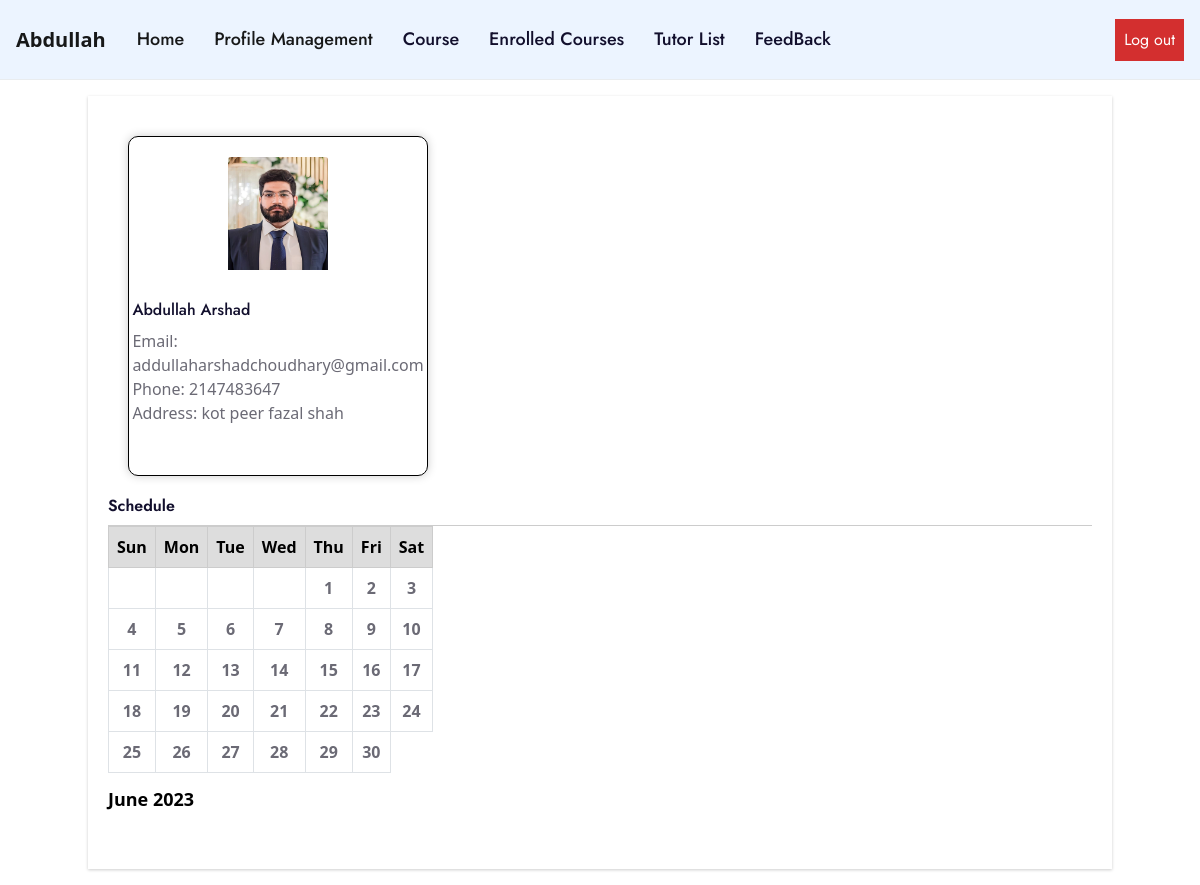
The page /student/student_dashboard.php (signed in) on the database its author committed.
### tables this page shows
CREATE TABLE `users` (
  `id` int(255) NOT NULL,
  `fname` varchar(255) NOT NULL,
  `lname` varchar(255) NOT NULL,
  `phone` int(255) NOT NULL,
  `email` varchar(255) NOT NULL,
  `user_type` varchar(255) NOT NULL,
  `password` varchar(255) NOT NULL,
  `verification_code` varchar(255) DEFAULT NULL,
  `create_date` datetime NOT NULL,
  `address` varchar(255) NOT NULL,
  `postal_code` varchar(255) NOT NULL,
  `area` varchar(255) NOT NULL,
  `country` varchar(255) NOT NULL,
  `state` varchar(255) NOT NULL,
  `ehistory` varchar(255) NOT NULL,
  `experience` varchar(255) NOT NULL,
  `degree` longblob NOT NULL,
  `picture` longblob NOT NULL,
  `hourly_rate` decimal(10,2) NOT NULL,
  `reset_token` varchar(255) DEFAULT NULL,
  `unique_id` varchar(255) NOT NULL
);

### student/student_dashboard.php (the view, shortened to what this page needs)
<?php
include('./header.php');
?>
<!DOCTYPE html>
<html>
<head>
  <link href="https://cdn.jsdelivr.net/npm/tailwindcss@2.2.17/dist/tailwind.min.css" rel="stylesheet">
</head>
<body>
  <div class="container my-3">
    <div class="row">
      <?php
      include('../dbcon.php');
      $user_id = $_SESSION['id'];
      $sql = "SELECT * FROM users WHERE id='$user_id'";
      $result = mysqli_query($con, $sql);
      while ($row = mysqli_fetch_assoc($result)):
      ?>
      <div class="col-md-7">
        <div class="card">
          <img class="card-img-top" style="width: 100px" src="../uploads/<?php echo $row['picture']; ?>" alt="Profile Picture">
          <div class="card-body">
            <h5 class="card-title"><?php echo $row['fname'] . ' ' . $row['lname']; ?></h5>
            <p class="card-text">Email: <?php echo $row['email']; ?></p>
            <p class="card-text">Phone: <?php echo $row['phone']; ?></p>
            <p class="card-text">Address: <?php echo $row['address']; ?></p>
          </div>
        </div>
      </div>
      <?php endwhile; ?>
    </div>
    <h3>Schedule</h3>
    <div class="row">
      <div class="col-sm">
        <?php include('../tutor/calender.php'); ?>
      </div>
    </div>
  </div>
</body>
</html>

### css/t_dash_style.css (style rules this page uses)
body { background-color: #f4f4f4; font-family: Arial, sans-serif; font-size: 16px; }
.container { background-color: #fff; padding: 20px; margin-top: 20px; box-shadow: 0px 1px 3px rgba(0, 0, 0, 0.2); animation: fadeIn 0.5s ease-in-out; }
h3 { margin-top: 30px; padding-bottom: 10px; border-bottom: 1px solid #ccc; }
.card { margin-bottom: 20px; padding: 20px; animation: slideIn 0.5s ease-in-out; }
.card-body { margin: 10px; }

### css/nav_style.css (style rules this page uses)
body { background-color: #ffffff; font-family: Arial, sans-serif; }
.card-title { font-weight: bold; margin-bottom: 10px; }

### css/Couse_card_style.css (style rules this page uses)
.card { display: flex; flex-direction: column; align-items: center; width: 300px; height: auto; margin: 20px; padding: 20px; border: 1px solid #000000; border-radius: 10px; box-shadow: 0px 0px 10px #ccc; text-align: left; position: relative; overflow: hidden; background: linear-gradient(rgba(255, 255, 255, 0.9), rgba(255, 255, 255, 0.8)); animation: fadeIn 0.5s ease-in-out, tilt 0.5s ease-in-out; }
.card:before { content: ''; position: absolute; top: -10px; left: -10px; right: -10px; bottom: -10px; background: inherit; filter: blur(20px); z-index: -1; }

### rows shown on the page
users: picture (picture), fname "Abdullah", lname "Arshad", email "addullaharshadchoudhary@gmail.com", phone "2147483647", address "kot peer fazal shah"

### other values the page prints
$_SESSION['user_name'] "Abdullah"
$monthName "June"
$year "2023"
